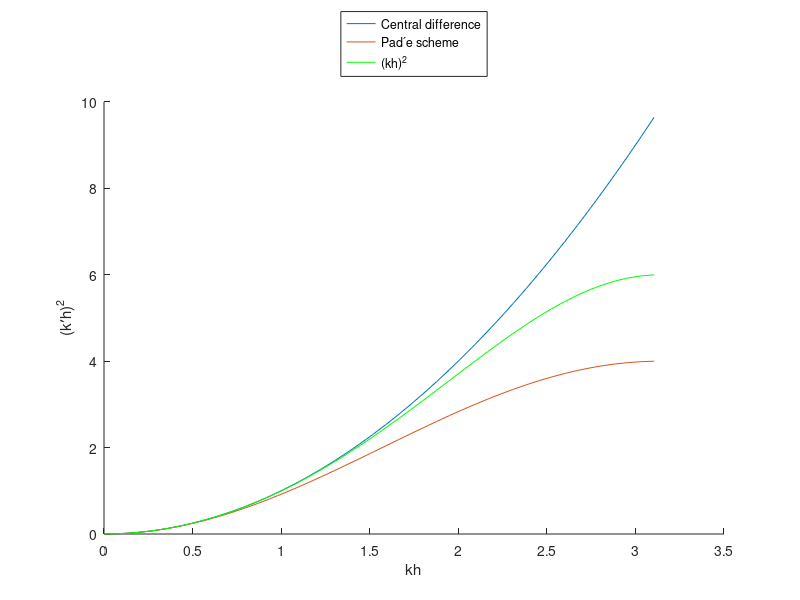

MATLAB code for this plot:
L=13 N=87 h=L/Nn=[0:1:N/2]k=2*pi/L*nkh=2*pi/N*nkh_true=khkh_D1=(2-2*cos(kh))kh_D2=(2*cos(kh)-2)./(-1/12*2*cos(kh)-10/12)hold onplot(kh,kh_true.^2)plot(kh,kh_D1)plot(kh,kh_D2,"g")hold offxlabel('kh');ylabel('(k′h)^2');legend('Central difference','Padˊe scheme','(kh)^2');legend('Location','northoutside');print("-djpeg",["D_4",'.jpg'])